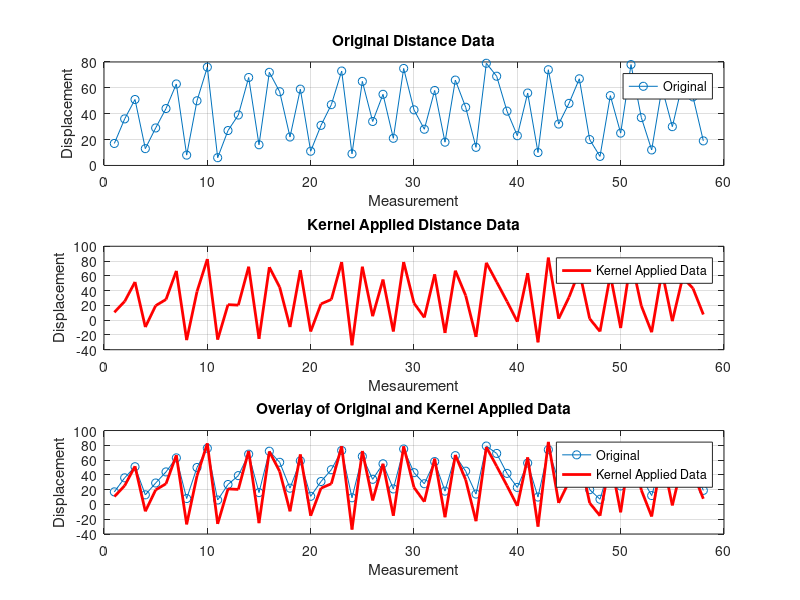

Write MATLAB code to recreate this figure.

distance =[17 36 51 13 29 44 63 8 50 76 6 27 39 68 16 72 57 22 59 11 31 47 73 9 65 34 55 21 75 43 28 58 18 66 45 14 79 69 42 23 56 10 74 32 48 67 20 7 54 25 78 37 12 60 30 64 53 19];
kernel_size = 3;
kernel_a = 1 / kernel_size;
kernel = ones(1, kernel_size) * -kernel_a;
kernel(floor(kernel_size / 2) + 1) = 1 + kernel_a;
result = conv(distance, kernel, 'same');
figure;
subplot(3, 1, 1);
plot(distance, '-o', 'DisplayName', 'Original');
title('Original Distance Data');
xlabel('Measurement');
ylabel('Displacement');
grid on;
legend;

subplot(3, 1, 2);
plot(result, '-r', 'LineWidth', 2, 'DisplayName', 'Kernel Applied Data');
title('Kernel Applied Distance Data');
xlabel('Mesaurement');
ylabel('Displacement');
grid on;
legend;

subplot(3, 1, 3);
plot(distance, '-o', 'DisplayName', 'Original');
hold on;
plot(result, '-r', 'LineWidth', 2, 'DisplayName', 'Kernel Applied Data');
title('Overlay of Original and Kernel Applied Data');
xlabel('Measurement');
ylabel('Displacement');
grid on;
legend;
